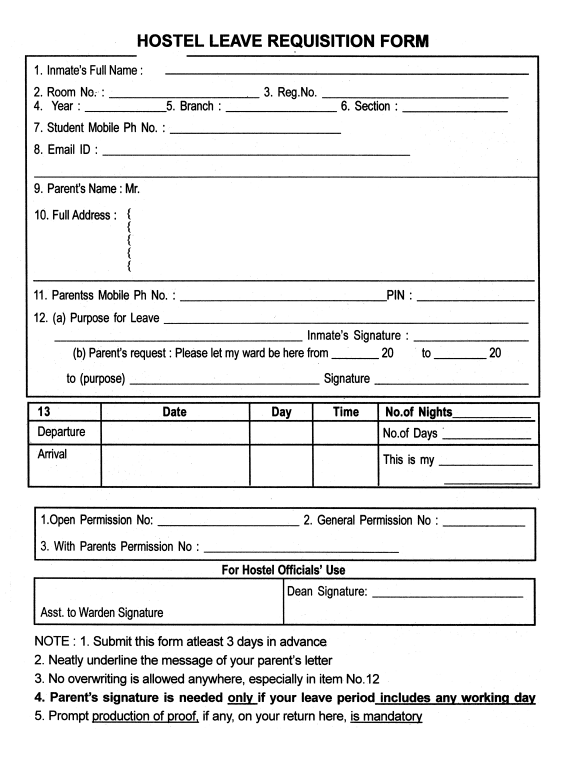
#> input picture 1700x2300.jpg, 1702 x 2308 px (shown at 1/3 size)
$ python HLF.py
#> lines starting #> are read from the running program, lines starting #| are printed output that depends on the picture
from PIL import Image
from PIL import ImageFont
from PIL import ImageDraw

toolkitID = ""
name = "Kathir T"
roomNo = "V-428"
regNo = "121101007"
year = "III"
branch = "EIE"
section = "A"
studPhone = "9480173922"
studEmail = "kathir.thaniyarasu@gmail.com"
parentName = "M N Thaniyarasu"
addressLine1 = "G-30, New Town"
addressLine2 = "Bhadravathi"
addressLine3 = "Karnataka"
parentPhone = "9480828922"
PINcode = "577301"
leavePurpose = "Meetup in Chennai"
departDate = "08/03/2019"
departDay = "Friday"
departTime = "1:00 PM"
arriveDate = "11/03/2019"
arriveDay = "Monday"
arriveTime = "8:00 AM"
nights = "3"
days = "3"


img = Image.open("1700x2300.jpg")
#> img is the input picture: PIL image 1702x2308 RGB; min 0, max 255, mean 234.6
draw = ImageDraw.Draw(img)
font = ImageFont.truetype("osr.ttf", 32)

if len(toolkitID) != 0:
	draw.text((1310, 60),"Toolkit ID: " + toolkitID,(0,0,0),font=font)
draw.text((493, 180),name,(0,0,0),font=font)
draw.text((336, 250),roomNo,(0,0,0),font=font)
draw.text((968, 250),regNo,(0,0,0),font=font)
draw.text((256, 295),year,(0,0,0),font=font)
draw.text((681, 295),branch,(0,0,0),font=font)
draw.text((1208, 295),section,(0,0,0),font=font)
draw.text((515, 360),studPhone,(0,0,0),font=font)
draw.text((310, 418),studEmail,(0,0,0),font=font)
draw.text((433, 540),parentName,(0,0,0),font=font)
draw.text((400, 620),addressLine1,(0,0,0),font=font)
draw.text((400, 665),addressLine2,(0,0,0),font=font)
draw.text((400, 710),addressLine3,(0,0,0),font=font)
draw.text((545, 862),parentPhone,(0,0,0),font=font)
draw.text((1260, 862),PINcode,(0,0,0),font=font)
draw.text((547, 925),leavePurpose,(0,0,0),font=font)
draw.text((430, 1280),departDate,(0,0,0),font=font)
draw.text((756, 1280),departDay,(0,0,0),font=font)
draw.text((970, 1280),departTime,(0,0,0),font=font)
draw.text((430, 1340),arriveDate,(0,0,0),font=font)
draw.text((756, 1340),arriveDay,(0,0,0),font=font)
draw.text((970, 1340),arriveTime,(0,0,0),font=font)
draw.text((1375, 1210),nights,(0,0,0),font=font)
draw.text((1342, 1270),days,(0,0,0),font=font)


img.save('LeaveForm (filled).jpg')
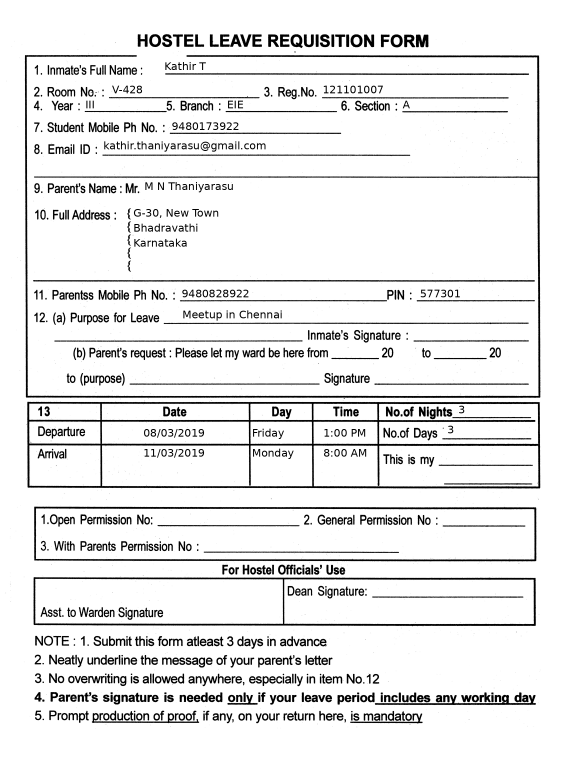
#> saved as LeaveForm (filled).jpg: PIL image 1702x2308 RGB (shown at 1/3 size); min 0, max 255, mean 232.9

print("Done")
